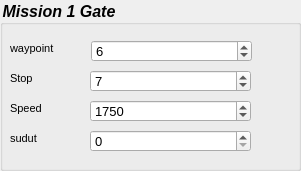
     <widget class="QGroupBox" name="groupBox_4">
      <property name="geometry">
       <rect>
        <x>20</x>
        <y>20</y>
        <width>301</width>
        <height>171</height>
       </rect>
      </property>
      <property name="font">
       <font>
        <pointsize>12</pointsize>
        <weight>75</weight>
        <italic>true</italic>
        <bold>true</bold>
       </font>
      </property>
      <property name="styleSheet">
       <string notr="true">color: rgb(0, 0, 0);</string>
      </property>
      <property name="title">
       <string>Mission 1 Gate</string>
      </property>
      <widget class="QLabel" name="label_49">
       <property name="geometry">
        <rect>
         <x>10</x>
         <y>40</y>
         <width>55</width>
         <height>16</height>
        </rect>
       </property>
       <property name="font">
        <font>
         <pointsize>8</pointsize>
         <weight>50</weight>
         <italic>false</italic>
         <bold>false</bold>
        </font>
       </property>
       <property name="text">
        <string>waypoint</string>
       </property>
      </widget>
      <widget class="QLabel" name="label_52">
       <property name="geometry">
        <rect>
         <x>10</x>
         <y>130</y>
         <width>55</width>
         <height>16</height>
        </rect>
       </property>
       <property name="font">
        <font>
         <pointsize>8</pointsize>
         <weight>50</weight>
         <italic>false</italic>
         <bold>false</bold>
        </font>
       </property>
       <property name="text">
        <string>sudut</string>
       </property>
      </widget>
      <widget class="QLabel" name="label_90">
       <property name="geometry">
        <rect>
         <x>10</x>
         <y>100</y>
         <width>55</width>
         <height>16</height>
        </rect>
       </property>
       <property name="font">
        <font>
         <pointsize>8</pointsize>
         <weight>50</weight>
         <italic>false</italic>
         <bold>false</bold>
        </font>
       </property>
       <property name="text">
        <string>Speed</string>
       </property>
      </widget>
      <widget class="QSpinBox" name="spinBoxWaypointMisi1">
       <property name="geometry">
        <rect>
         <x>91</x>
         <y>40</y>
         <width>161</width>
         <height>22</height>
        </rect>
       </property>
       <property name="font">
        <font>
         <pointsize>10</pointsize>
         <weight>50</weight>
         <italic>false</italic>
         <bold>false</bold>
        </font>
       </property>
       <property name="styleSheet">
        <string notr="true">color: rgb(0, 0, 0);</string>
       </property>
       <property name="value">
        <number>6</number>
       </property>
      </widget>
      <widget class="QSpinBox" name="spinBoxSudutMisi1">
       <property name="geometry">
        <rect>
         <x>90</x>
         <y>130</y>
         <width>161</width>
         <height>22</height>
        </rect>
       </property>
       <property name="font">
        <font>
         <pointsize>10</pointsize>
         <weight>50</weight>
         <italic>false</italic>
         <bold>false</bold>
        </font>
       </property>
       <property name="styleSheet">
        <string notr="true">color: rgb(0, 0, 0);</string>
       </property>
      </widget>
      <widget class="QSpinBox" name="spinBoxSpeedMisi1">
       <property name="geometry">
        <rect>
         <x>90</x>
         <y>100</y>
         <width>161</width>
         <height>22</height>
        </rect>
       </property>
       <property name="font">
        <font>
         <pointsize>10</pointsize>
         <weight>50</weight>
         <italic>false</italic>
         <bold>false</bold>
        </font>
       </property>
       <property name="styleSheet">
        <string notr="true">color: rgb(0, 0, 0);</string>
       </property>
       <property name="minimum">
        <number>1500</number>
       </property>
       <property name="maximum">
        <number>2000</number>
       </property>
       <property name="singleStep">
        <number>25</number>
       </property>
       <property name="value">
        <number>1750</number>
       </property>
      </widget>
      <widget class="QLabel" name="label_98">
       <property name="geometry">
        <rect>
         <x>10</x>
         <y>70</y>
         <width>55</width>
         <height>16</height>
        </rect>
       </property>
       <property name="font">
        <font>
         <pointsize>8</pointsize>
         <weight>50</weight>
         <italic>false</italic>
         <bold>false</bold>
        </font>
       </property>
       <property name="text">
        <string>Stop</string>
       </property>
      </widget>
      <widget class="QSpinBox" name="spinBoxStopMisi1">
       <property name="geometry">
        <rect>
         <x>90</x>
         <y>70</y>
         <width>161</width>
         <height>22</height>
        </rect>
       </property>
       <property name="font">
        <font>
         <pointsize>10</pointsize>
         <weight>50</weight>
         <italic>false</italic>
         <bold>false</bold>
        </font>
       </property>
       <property name="styleSheet">
        <string notr="true">color: rgb(0, 0, 0);</string>
       </property>
       <property name="value">
        <number>7</number>
       </property>
      </widget>
     </widget>
